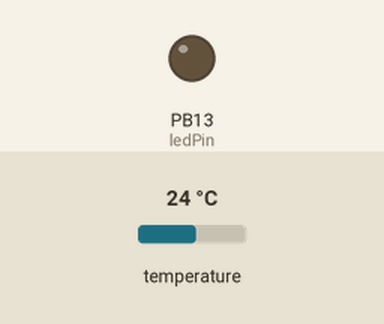
Recording of a sketch running on a simulated STM32 Blue Pill. Parts: output pins drawn as LEDs (lit = HIGH). Inputs (shaded band) come from the test bench; at power-on: temperature 24 °C.

Above: at 4.17 s.
At 5.0 s:
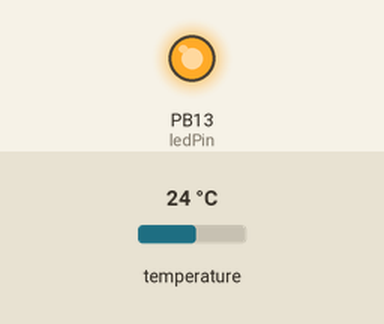
Timing chart, 0 to 6.5 s (numbered marks = the images above):
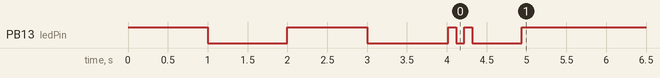

The sketch:

temp.ino
```cpp
// #include <Wire.h>
// #include "Adafruit_MCP9808.h"

// #define ledPin PB13

// // Create the MCP9808 temperature sensor object
// Adafruit_MCP9808 tempsensor = Adafruit_MCP9808();

// void setup() {
//   Wire.begin();
//   pinMode(ledPin, OUTPUT); // Set the LED pin as an output
//   digitalWrite(ledPin, HIGH);
//   delay(1000);
//   digitalWrite(ledPin, LOW);
//   delay(1000);
// }

// void loop() {
//     uint8_t address = 0x18; // Address to check
//     Wire.beginTransmission(address);
//     uint8_t error = Wire.endTransmission();

//     if (0U == error) {
//         // Device at address is available, turn on the LED
//         digitalWrite(ledPin, HIGH);
//         for (uint8_t counter = 0U; counter < 10; counter++) {
//           digitalWrite(ledPin, !digitalRead(ledPin));
//           delay(250);
//         }
//     } else if (4U == error) {
//         // Unknown error occurred
//         digitalWrite(ledPin, HIGH);
//         delay(4000); // Wait for 4 seconds
//         digitalWrite(ledPin, LOW); // Turn off the LED
//     } else {
//         // No device found at address
//         digitalWrite(ledPin, HIGH);
//         delay(1000*error);
//         // for (uint8_t counter = 0U; counter < 10; counter++) {
//         //   digitalWrite(ledPin, !digitalRead(ledPin));
//         //   delay(500);
//         // }
//     }

//     digitalWrite(ledPin, LOW);
//     delay(1000);
// }


#include <Wire.h>
#include "Adafruit_MCP9808.h"

#define ledPin PB13

// Create the MCP9808 temperature sensor object
Adafruit_MCP9808 tempsensor = Adafruit_MCP9808();


void setup()
{
  // Wire.begin(); // Initialize I2C
  // Wire.setClock(400000); // Set I2C clock frequency to 400kHz

  pinMode(ledPin, OUTPUT);
  digitalWrite(ledPin, HIGH);
  delay(1000);
  digitalWrite(ledPin, LOW);
  delay(1000);

  // Temperature sensor address (default)
  if (!tempsensor.begin(0x18))
  {
    while (1) {
      digitalWrite(ledPin, !digitalRead(ledPin));
      delay(100);
    }
  }
   else {
    digitalWrite(ledPin, HIGH);
    delay(1000);
    digitalWrite(ledPin, LOW);
    delay(1000);
   }

  tempsensor.setResolution(3); // sets the resolution mode of reading, the modes are defined in the table bellow:
                                 // Mode Resolution SampleTime
                                 //  0    0.5°C       30 ms
                                 //  1    0.25°C      65 ms
                                 //  2    0.125°C     130 ms
                                 //  3    0.0625°C    250 ms
    tempsensor.wake(); // wake up, ready to read!
}

int prev_temp = 0;

void loop()
{
    // ---------- DATA COLLECTION ----------

    // TEMPERATURE SENSOR

    float c = tempsensor.readTempC();
    // tempsensor.shutdown_wake(1); // shutdown MSP9808 - power consumption ~0.1 mikro Ampere, stops temperature sampling

    digitalWrite(ledPin, HIGH);

    // int num_temp_digits = 4;
    // int temp_int = int(c * (100));
    // int blinks[4] = {};
    // for (int digit = 0; digit < num_temp_digits; digit ++) {
    //   blinks[digit] = temp_int % 10;
    //   temp_int = temp_int / 10;
    // }

    // for (int digit = 0; digit >= 0; digit --) {
    //   for(uint8_t i = 0; i < blinks[digit]; i++) {
    //       digitalWrite(ledPin, HIGH);
    //       delay(100);
    //       digitalWrite(ledPin, LOW);
    //       delay(100);
    //     }
    //     delay(500);
    // }

    if (prev_temp != int(c)) {
      prev_temp = int(c);
      for(uint8_t i = 0; i < 2; i++) {
          digitalWrite(ledPin, HIGH);
          delay(100);
          digitalWrite(ledPin, LOW);
          delay(100);
        }
        delay(500);
    }


    // for(uint8_t i = 0; i < 2; i++) {
    //   // digitalWrite(ledPin, !digitalRead(ledPin));
    //   // delay(100);
    //   digitalWrite(ledPin, HIGH);
    //   delay(100);
    //   digitalWrite(ledPin, LOW);
    //   delay(100);
    // }
    // digitalWrite(ledPin, LOW);
    // delay(1000);

    // if (20.0 < c) {
    //   digitalWrite(ledPin, HIGH);
    // }
    // else {
    //   digitalWrite(ledPin, LOW);
    // }

    // delay(20); // considered best practice in a simple sketch.
}
```

Measured:
- by itself, PB13 (ledPin): HIGH → LOW at 1.0 s, → HIGH 1.0 s later, → LOW 1.0 s later, → HIGH 1.0 s later, … (8 changes in this stretch)
